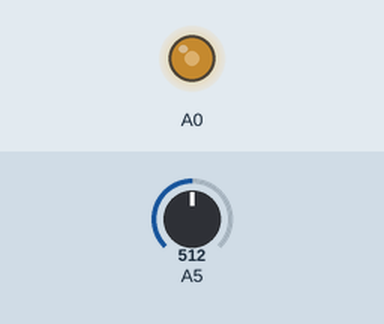
Bench run of a sketch on a simulated Arduino Zero (SAMD21). On the bench: output pins drawn as LEDs (lit = HIGH). The inputs (shaded band) are chosen by the test bench; at power-on: A5 = 512 (analog values on the 0–1023 scale).

Above: at 1.2 s.
1.3 s: A5 set to 716
At 2.1 s:
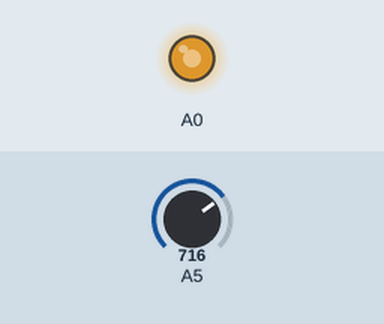
2.9 s: A5 set to 900
At 4.1 s:
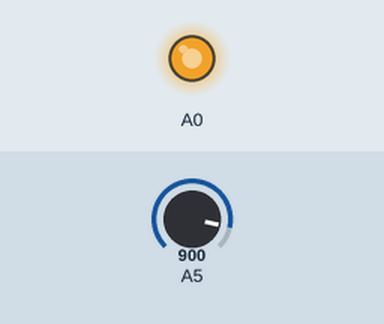
4.5 s: A5 set to 122
At 5.7 s:
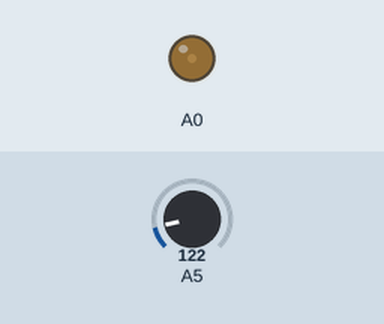
Timing chart, 0 to 7.5 s (numbered marks = the images above; inputs shaded):
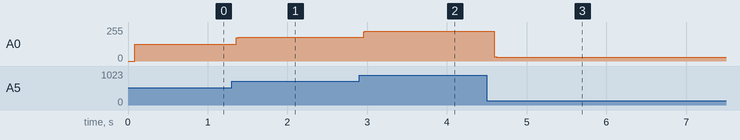

The sketch:

FORCFAIO.ino
```cpp
// Description: First Order RC filters with Analog Input and Output
// Author: Yan Naing Aye
// http://coolemerald.blogspot.sg/
// Date: 2016 April 21

#include "FOFilters.h"
//--------------------------------------------------------
//Constants
#define T 0.005    // Sampling time period in second
//--------------------------------------------------------
//define timer
unsigned long cm=0; //current time in milliseconds
unsigned long lm=0; //store last updated time
//--------------------------------------------------------
//external variable
int x=0,y=0;
//--------------------------------------------------------
void setup() {
  analogReadResolution(10);
  //for Arduino Zero (A0 - A5) have 12 bit resolution
  //but here it is set to match its output.
  analogWriteResolution(10); //for Arduino Zero A0 DAC
  InitLowPass(T,1/(2*PI*22000*0.000001));
  //InitHighPass(T,1/(2*PI*22000*0.000001));
}
void loop() {
  cm=millis(); //get current time
  if((cm-lm)>=(1000*T)) {//if timeout
    lm=cm;   //store the updated time
    //----------------------------------------------------
    //Tasks at each sampling instant
    x=analogRead(A5);
    y=LowPass(x);
    //y=HighPass(x); y+=512;//shift back to 0-1023 range
    analogWrite(A0,y);//output to A0
    //----------------------------------------------------
  }
}
```

FOFilters.h
```cpp
// First Order RC High Pass and Low Pass filters
// Author: Yan Naing Aye
// http://coolemerald.blogspot.sg/
// Date: 2016 April 21
//-----------------------------------------------------
//External variables
float ah=0; //for high pass filter
float al=0; //for low pass filter
//-----------------------------------------------------
//initialize low pass filter
//input: (T: sampling period, fc: cutoff frequency)
void InitLowPass(float T,float fc) {al=exp(-T*2*PI*fc);}
//-----------------------------------------------------
//Low Pass Filter
float LowPass(float x){static float yl=0; yl=x+al*(yl-x); return yl;}
//--------------------------------------------------------
//initialize high pass filter
//input: (T: sampling period, fc: cutoff frequency)
void InitHighPass(float T,float fc) {ah=exp(-T*2*PI*fc);}
//-----------------------------------------------------
//High Pass Filter
float HighPass(float x){static float yh=0,xh=0; yh=ah*(x-xh+yh); xh=x; return yh;}
//-----------------------------------------------------
```

Measured:
- after the input at 1.3 s, A0: 127/255 → 178/255 after 0.06 s
- after the input at 2.9 s, A0: 178/255 → 224/255 after 0.06 s
- after the input at 4.5 s, A0: 224/255 → 30/255 after 0.09 s
